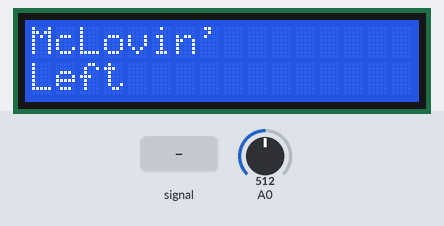
Simulated run of this sketch. Board: Arduino Uno, built with avr-gcc and run on an emulated ATmega328P. On the bench: 16×2 character LCD. The test bench sets the inputs (shaded band); at power-on: A0 = 512.

Above: at 1.2 s.
1.3 s: A0 fed a 200 Hz sine of ±460 counts around its level
At 2.26 s:
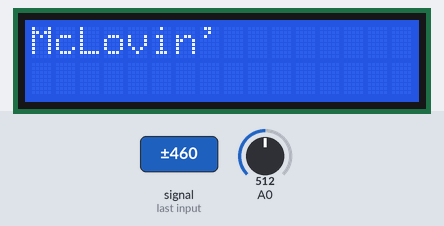
3.9 s: A0 set to 630
5.4 s: A0 set to 90
At 6.4 s:
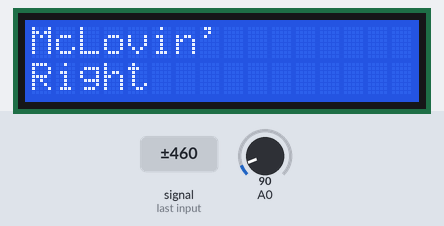
6.9 s: A0 set to 122
At 7.5 s:
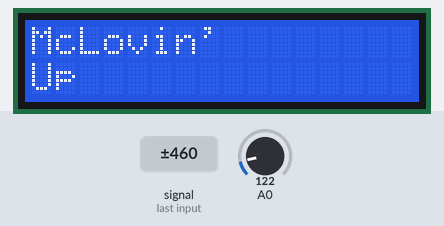
8.4 s: A0 set to 0
At 8.7 s:
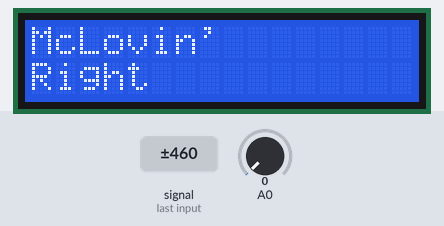
Timing chart, 0 to 10.9 s (numbered marks = the images above; inputs shaded):
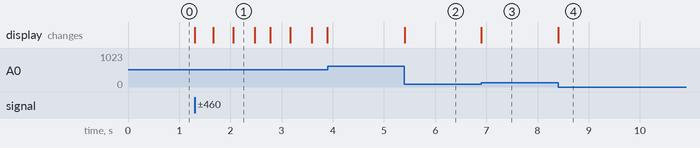

Measured:
- after the input at 1.3 s, the display: changes at once (image 1)
- after the input at 3.9 s, every drawn part: stays the same
- after the input at 5.4 s, the display: changes at once (image 2)
- after the input at 6.9 s, the display: changes at once (image 3)
- after the input at 8.4 s, the display: changes at once (image 4)
- what the display in image 1 shows lasts 0.4 s, from 2.1 s to 2.5 s

The sketch:

mclovinLastOne.ino
```cpp
#include <LiquidCrystal.h>
int flagUp=0;
int flagDown=0;
int flagLeft=0;
int flagRight=0;
int flagReset=0;

// initialize the library by associating any needed LCD interface pin
// with the arduino pin number it is connected to
const int rs = 8, en = 9, d4 = 4, d5 = 5, d6 = 6, d7 = 7;
LiquidCrystal lcd(rs, en, d4, d5, d6, d7);
int variableMcLovin=0;

void setup()
{
  // set up the LCD's number of columns and rows:
  lcd.begin(16, 2);
  // Print a message to the LCD.
  lcd.print("McLovin'");
}

void loop()
{
  // set the cursor to column 0, line 1
  // (note: line 1 is the second row, since counting begins with 0):
 variableMcLovin = analogRead(A0);

 if(variableMcLovin<100 && variableMcLovin >= 0)
 {
  if(flagRight==0)
  {
    flagRight=1;
  }
  else
  {flagRight=0;}

  flagUp=0;
  flagDown=0;
  flagLeft=0;
 }
 else if(variableMcLovin<180 && variableMcLovin >110)
 {
  if(flagUp==0)
  {
    flagUp=1;
  }
  else
  {flagUp=0;}

  flagDown=0;
  flagLeft=0;
  flagRight=0;
 }
 else if(variableMcLovin<400 && variableMcLovin >300)
 {
   if(flagDown==0)
  {
    flagDown=1;
  }
  else
  {flagDown=0;}

  flagUp=0;
  flagLeft=0;
  flagRight=0;
 }
 else if(variableMcLovin<620 && variableMcLovin >450)
 {
  if(flagLeft==0)
  {
    flagLeft=1;
  }
  else
  {flagLeft=0;}

  flagUp=0;
  flagDown=0;
  flagRight=0;
 }
 else if(variableMcLovin<1000 && variableMcLovin >680)
 {
    flagUp=0;
    flagDown=0;
    flagLeft=0;
    flagRight=0;
    lcd.setCursor(0, 1);
    lcd.print("     ");
 }
 if(flagRight==1)
  {
    lcd.setCursor(0, 1);
    lcd.print("Right  ");
  }
 if(flagLeft==1)
  {
    lcd.setCursor(0, 1);
    lcd.print("Left  ");
  }
 if(flagDown==1)
  {
    lcd.setCursor(0, 1);
    lcd.print("Down  ");
  }
 if(flagUp==1)
  {
    lcd.setCursor(0, 1);
    lcd.print("Up    ");
  }

}
```
